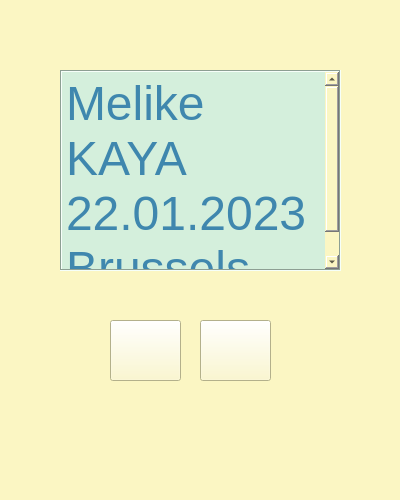
<?xml version="1.0" encoding="UTF-8"?>
<ui version="4.0">
 <class>info_window</class>
 <widget class="QWidget" name="info_window">
  <property name="geometry">
   <rect>
    <x>0</x>
    <y>0</y>
    <width>400</width>
    <height>500</height>
   </rect>
  </property>
  <property name="minimumSize">
   <size>
    <width>400</width>
    <height>500</height>
   </size>
  </property>
  <property name="maximumSize">
   <size>
    <width>400</width>
    <height>500</height>
   </size>
  </property>
  <property name="windowTitle">
   <string>About</string>
  </property>
  <property name="styleSheet">
   <string notr="true">
background-color: rgb(251, 246, 195);</string>
  </property>
  <widget class="QTextBrowser" name="info_text">
   <property name="geometry">
    <rect>
     <x>60</x>
     <y>70</y>
     <width>281</width>
     <height>201</height>
    </rect>
   </property>
   <property name="styleSheet">
    <string notr="true">color: rgb(223, 195, 245);
background-color: rgb(212, 239, 220);
border-color: rgb(180, 221, 246);</string>
   </property>
   <property name="frameShape">
    <enum>QFrame::Box</enum>
   </property>
   <property name="html">
    <string>&lt;!DOCTYPE HTML PUBLIC &quot;-//W3C//DTD HTML 4.0//EN&quot; &quot;http://www.w3.org/TR/REC-html40/strict.dtd&quot;&gt;
&lt;html&gt;&lt;head&gt;&lt;meta name=&quot;qrichtext&quot; content=&quot;1&quot; /&gt;&lt;style type=&quot;text/css&quot;&gt;
p, li { white-space: pre-wrap; }
&lt;/style&gt;&lt;/head&gt;&lt;body style=&quot; font-family:'.AppleSystemUIFont'; font-size:13pt; font-weight:400; font-style:normal;&quot;&gt;
&lt;p style=&quot; margin-top:0px; margin-bottom:0px; margin-left:0px; margin-right:0px; -qt-block-indent:0; text-indent:0px;&quot;&gt;&lt;span style=&quot; font-size:36pt; color:#3f87ae;&quot;&gt;Melike KAYA&lt;/span&gt;&lt;/p&gt;
&lt;p style=&quot; margin-top:0px; margin-bottom:0px; margin-left:0px; margin-right:0px; -qt-block-indent:0; text-indent:0px;&quot;&gt;&lt;span style=&quot; font-size:36pt; color:#3f87ae;&quot;&gt;22.01.2023&lt;/span&gt;&lt;/p&gt;
&lt;p style=&quot; margin-top:0px; margin-bottom:0px; margin-left:0px; margin-right:0px; -qt-block-indent:0; text-indent:0px;&quot;&gt;&lt;span style=&quot; font-size:36pt; color:#3f87ae;&quot;&gt;Brussels&lt;/span&gt;&lt;/p&gt;&lt;/body&gt;&lt;/html&gt;</string>
   </property>
  </widget>
  <widget class="QPushButton" name="infowdw_btn_exit">
   <property name="geometry">
    <rect>
     <x>200</x>
     <y>320</y>
     <width>71</width>
     <height>61</height>
    </rect>
   </property>
   <property name="text">
    <string/>
   </property>
   <property name="icon">
    <iconset>
     <normaloff>exit.png</normaloff>exit.png</iconset>
   </property>
   <property name="iconSize">
    <size>
     <width>40</width>
     <height>40</height>
    </size>
   </property>
  </widget>
  <widget class="QPushButton" name="infowdw_btn_return">
   <property name="geometry">
    <rect>
     <x>110</x>
     <y>320</y>
     <width>71</width>
     <height>61</height>
    </rect>
   </property>
   <property name="text">
    <string/>
   </property>
   <property name="icon">
    <iconset>
     <normaloff>arrow.png</normaloff>arrow.png</iconset>
   </property>
   <property name="iconSize">
    <size>
     <width>40</width>
     <height>40</height>
    </size>
   </property>
  </widget>
 </widget>
 <resources/>
 <connections/>
</ui>
